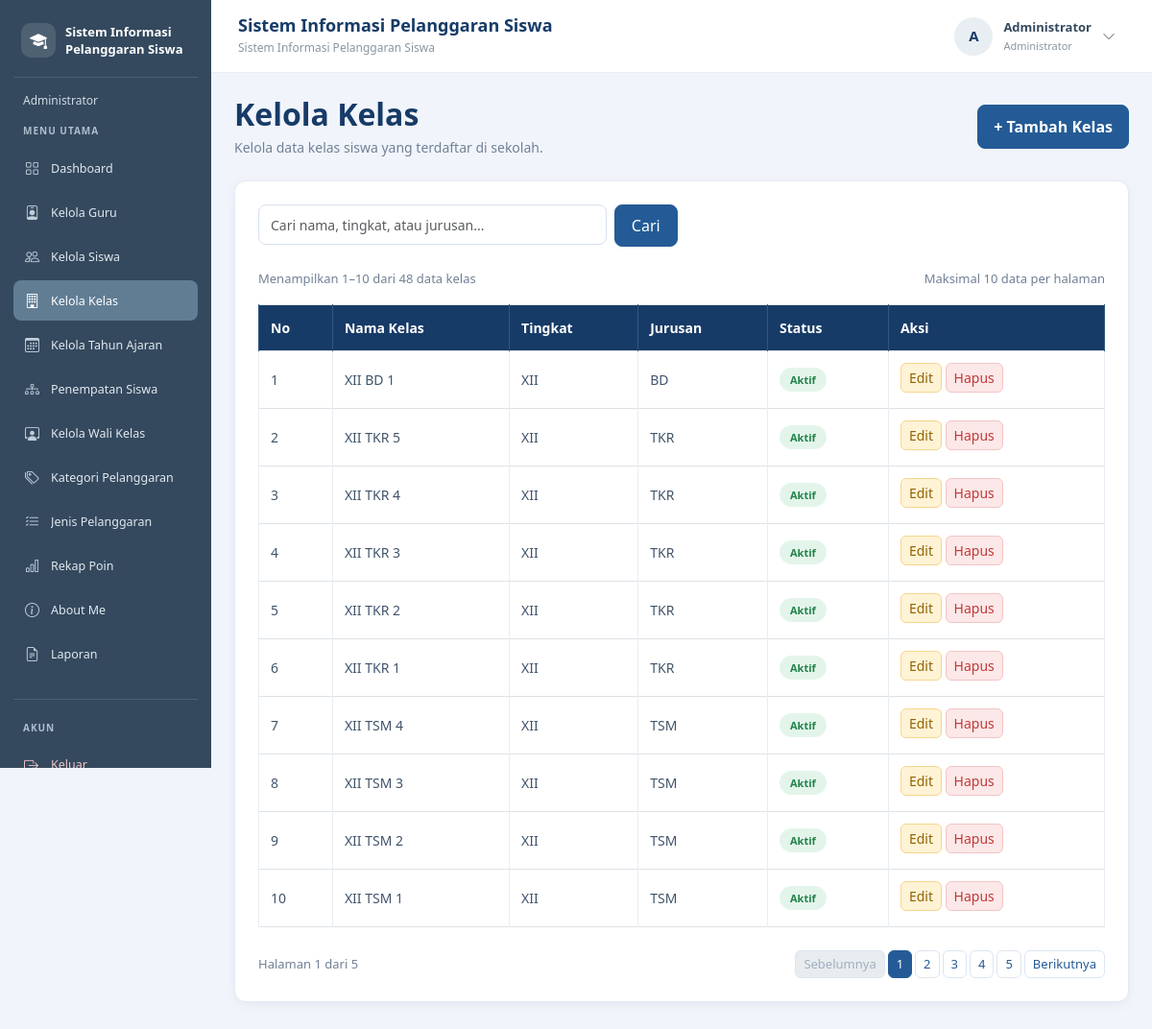
The app's page /kelas.php (signed in) with its own data.
### tables this page shows
CREATE TABLE `t_kelas` (
  `id` int(11) NOT NULL,
  `nama` varchar(100) NOT NULL,
  `tingkat` varchar(20) NOT NULL,
  `jurusan` varchar(100) NOT NULL,
  `status_aktif` tinyint(1) NOT NULL,
  `created_at` timestamp NULL DEFAULT current_timestamp(),
  `updated_at` timestamp NULL DEFAULT current_timestamp()
);

### kelas.php (the view, shortened to what this page needs)
<?php
include "config/koneksi.php";
$cari = trim($_GET['cari'] ?? '');
$batas = 10;
$halaman = max(1, (int)($_GET['halaman'] ?? 1));
$keyword = "%" . $cari . "%";
$sqlJumlah = "SELECT COUNT(*) AS total
              FROM t_kelas
              WHERE nama LIKE ?
                 OR tingkat LIKE ?
                 OR jurusan LIKE ?";
$stmtJumlah = mysqli_prepare($koneksi, $sqlJumlah);
mysqli_stmt_bind_param(
    $stmtJumlah,
    "sss",
    $keyword,
    $keyword,
    $keyword
);
mysqli_stmt_execute($stmtJumlah);
$dataJumlah = mysqli_fetch_assoc(
    mysqli_stmt_get_result($stmtJumlah)
);
$totalData = (int)$dataJumlah['total'];
$totalHalaman = max(1, (int)ceil($totalData / $batas));
$offset = ($halaman - 1) * $batas;
$sql = "SELECT id, nama, tingkat, jurusan, status_aktif
        FROM t_kelas
        WHERE nama LIKE ?
           OR tingkat LIKE ?
           OR jurusan LIKE ?
        ORDER BY id DESC
        LIMIT ? OFFSET ?";
$stmt = mysqli_prepare($koneksi, $sql);
mysqli_stmt_bind_param(
    $stmt,
    "sssii",
    $keyword,
    $keyword,
    $keyword,
    $batas,
    $offset
);
mysqli_stmt_execute($stmt);
$result = mysqli_stmt_get_result($stmt);
function urlHalamanKelas($nomorHalaman, $cari)
{
    return "kelas.php?" . http_build_query([
        "cari" => $cari,
        "halaman" => $nomorHalaman
    ]);
}
?>
<!DOCTYPE html>
<html lang="id">
<head>
    <link href="https://cdn.jsdelivr.net/npm/bootstrap@5.3.8/dist/css/bootstrap.min.css"
          rel="stylesheet">
</head>
<body>
<?php include "includes/sidebar.php"; ?>
<?php include "includes/navbar.php"; ?>
<main class="konten-utama">
    <div class="d-flex flex-wrap justify-content-between align-items-center gap-3 mb-4">
        <div>
            <h2 class="judul-halaman">Kelola Kelas</h2>
            <p class="deskripsi-halaman">
                Kelola data kelas siswa yang terdaftar di sekolah.
            </p>
        </div>
        <a href="tambah_kelas.php" class="btn btn-tambah">
            + Tambah Kelas
        </a>
    </div>
    <div class="card card-data">
        <div class="card-body p-3 p-md-4">
            <form method="GET" action="kelas.php" class="row g-2 mb-4">
                <div class="col-md-6 col-lg-5">
                    <input
                        type="search"
                        name="cari"
                        class="form-control"
                        placeholder="Cari nama, tingkat, atau jurusan..."
                        value="<?= htmlspecialchars($cari, ENT_QUOTES, 'UTF-8'); ?>">
                </div>
                <div class="col-auto">
                    <button type="submit" class="btn btn-cari">
                        Cari
                    </button>
                </div>
            </form>
            <div class="d-flex flex-wrap justify-content-between align-items-center gap-2 mb-3">
                <div class="info-data">
                    <?php if ($totalData > 0) { ?>
                        Menampilkan <?= $offset + 1; ?>–<?= min($offset + $batas, $totalData); ?>
                        dari <?= $totalData; ?> data kelas
                    <?php } else { ?>
                        Tidak ada data kelas
                    <?php } ?>
                </div>
                <div class="info-data">
                    Maksimal <?= $batas; ?> data per halaman
                </div>
            </div>
            <div class="table-responsive">
                <table class="table table-bordered table-hover align-middle">
                    <thead>
                        <tr>
                            <th>No</th>
                            <th>Nama Kelas</th>
                            <th>Tingkat</th>
                            <th>Jurusan</th>
                            <th>Status</th>
                            <th>Aksi</th>
                        </tr>
                    </thead>
                    <tbody>
                    <?php
                    $no = $offset + 1;
                    if (mysqli_num_rows($result) > 0) {
                        while ($kelas = mysqli_fetch_assoc($result)) {
                    ?>
                        <tr>
                            <td><?= $no++; ?></td>
                            <td>
                                <?= htmlspecialchars($kelas['nama'], ENT_QUOTES, 'UTF-8'); ?>
                            </td>
                            <td>
                                <?= htmlspecialchars($kelas['tingkat'], ENT_QUOTES, 'UTF-8'); ?>
                            </td>
                            <td>
                                <?= htmlspecialchars($kelas['jurusan'], ENT_QUOTES, 'UTF-8'); ?>
                            </td>
                            <td>
                                <?php if ($kelas['status_aktif'] == 1) { ?>
                                    <span class="badge badge-aktif">Aktif</span>
                                <?php } else { ?>
                                    <span class="badge badge-nonaktif">Tidak Aktif</span>
                                <?php } ?>
                            </td>
                            <td>
                                <a
                                    href="edit_kelas.php?id=<?= (int)$kelas['id']; ?>"
                                    class="btn btn-sm btn-edit mb-1">
                                    Edit
                                </a>
                                <form
                                    action="hapus_kelas.php"
                                    method="POST"
                                    class="d-inline"
                                    onsubmit="return confirm('Yakin ingin menghapus kelas ini?');">
                                    <button type="submit" class="btn btn-sm btn-hapus mb-1">
                                        Hapus
                                    </button>
                                </form>
                            </td>
                        </tr>
                    <?php
                        }
                    } ?>
                    </tbody>
                </table>
            </div>
            <?php if ($totalHalaman > 1) { ?>
                <div class="d-flex flex-wrap justify-content-between align-items-center gap-2 mt-4">
                    <small class="info-data">
                        Halaman <?= $halaman; ?> dari <?= $totalHalaman; ?>
                    </small>
                    <nav aria-label="Navigasi halaman kelas">
                        <ul class="pagination pagination-sm mb-0">
                            <li class="page-item <?= ($halaman <= 1) ? 'disabled' : ''; ?>">
                                <a
                                    class="page-link"
                                    href="<?= htmlspecialchars(urlHalamanKelas(max(1, $halaman - 1), $cari), ENT_QUOTES, 'UTF-8'); ?>">
                                    Sebelumnya
                                </a>
                            </li>
                            <?php for ($i = 1; $i <= $totalHalaman; $i++) { ?>
                                <li class="page-item <?= ($i === $halaman) ? 'active' : ''; ?>">
                                    <a
                                        class="page-link"
                                        href="<?= htmlspecialchars(urlHalamanKelas($i, $cari), ENT_QUOTES, 'UTF-8'); ?>">
                                        <?= $i; ?>
                                    </a>
                                </li>
                            <?php } ?>
                            <li class="page-item <?= ($halaman >= $totalHalaman) ? 'disabled' : ''; ?>">
                                <a
                                    class="page-link"
                                    href="<?= htmlspecialchars(urlHalamanKelas(min($totalHalaman, $halaman + 1), $cari), ENT_QUOTES, 'UTF-8'); ?>">
                                    Berikutnya
                                </a>
                            </li>
                        </ul>
                    </nav>
                </div>
            <?php } ?>
        </div>
    </div>
</main>
</body>
</html>

### kelas.php (style rules this page uses)
body { margin: 0; background: #F1F5FB; }
.konten-utama { margin-left: 220px !important; width: calc(100% - 220px) !important; min-height: 100vh; padding: 100px 24px 30px; box-sizing: border-box; }
.konten-utama, .konten-utama * { box-sizing: border-box; }
.konten-utama .judul-halaman { color: #173B67; font-weight: 700; margin-bottom: 5px; }
.konten-utama .deskripsi-halaman { color: #718096; font-size: 14px; margin-bottom: 0; }
.konten-utama .btn-tambah { background: #245B96; border: 1px solid #245B96; color: #fff; border-radius: 8px; padding: 10px 16px; font-weight: 600; }
.konten-utama .card-data { background: #fff; border: 1px solid #E5EAF2; border-radius: 12px; box-shadow: 0 3px 12px rgba(23, 59, 103, 0.06); }
.konten-utama .form-control { min-height: 42px; border: 1px solid #D8E1ED; border-radius: 8px; font-size: 14px; }
.konten-utama .btn-cari { background: #245B96; border-color: #245B96; color: #fff; border-radius: 8px; padding: 9px 17px; }
.konten-utama .table { margin-bottom: 0; font-size: 14px; white-space: nowrap; }
.konten-utama .table thead th { background: #173B67; color: #fff; font-weight: 600; padding: 13px 12px; border-color: #31577F; }
.konten-utama .table tbody td { padding: 12px; color: #40546B; border-color: #E8EDF4; }
.konten-utama .badge { padding: 7px 11px; border-radius: 20px; font-size: 11px; font-weight: 600; }
.konten-utama .badge-aktif { background: #E3F5EA; color: #21834B; }
.konten-utama .btn-edit { background: #FFF3D6; border: 1px solid #F5D58A; color: #946200; border-radius: 6px; }
.konten-utama .btn-hapus { background: #FCE8E8; border: 1px solid #F3C4C4; color: #C03939; border-radius: 6px; }
.konten-utama .info-data { color: #718096; font-size: 13px; }
.konten-utama .pagination { gap: 4px; }
.konten-utama .page-link { border: 1px solid #DCE5F0; color: #245B96; border-radius: 6px !important; font-size: 13px; }
.konten-utama .page-item.active .page-link { background: #245B96; border-color: #245B96; color: #fff; }
.konten-utama .page-item.disabled .page-link { color: #A0AEC0; }

### records on screen
t_kelas: nama "XII BD 1", tingkat "XII", jurusan "BD", status_aktif "Aktif"
t_kelas: nama "XII TKR 5", tingkat "XII", jurusan "TKR", status_aktif "Aktif"
t_kelas: nama "XII TKR 4", tingkat "XII", jurusan "TKR", status_aktif "Aktif"
t_kelas: nama "XII TKR 3", tingkat "XII", jurusan "TKR", status_aktif "Aktif"
t_kelas: nama "XII TKR 2", tingkat "XII", jurusan "TKR", status_aktif "Aktif"
t_kelas: nama "XII TKR 1", tingkat "XII", jurusan "TKR", status_aktif "Aktif"
t_kelas: nama "XII TSM 4", tingkat "XII", jurusan "TSM", status_aktif "Aktif"
t_kelas: nama "XII TSM 3", tingkat "XII", jurusan "TSM", status_aktif "Aktif"
t_kelas: nama "XII TSM 2", tingkat "XII", jurusan "TSM", status_aktif "Aktif"
t_kelas: nama "XII TSM 1", tingkat "XII", jurusan "TSM", status_aktif "Aktif"

### other values on screen
$labelRole "Administrator"
$menu[0] "Dashboard"
$menu[0] "Kelola Guru"
$menu[0] "Kelola Siswa"
$menu[0] "Kelola Kelas"
$menu[0] "Kelola Tahun Ajaran"
$menu[0] "Penempatan Siswa"
$menu[0] "Kelola Wali Kelas"
$menu[0] "Kategori Pelanggaran"
$menu[0] "Jenis Pelanggaran"
$menu[0] "Rekap Poin"
$menu[0] "About Me"
$menu[0] "Laporan"
$judulNavbar "Sistem Informasi Pelanggaran Siswa"
$inisial "A"
